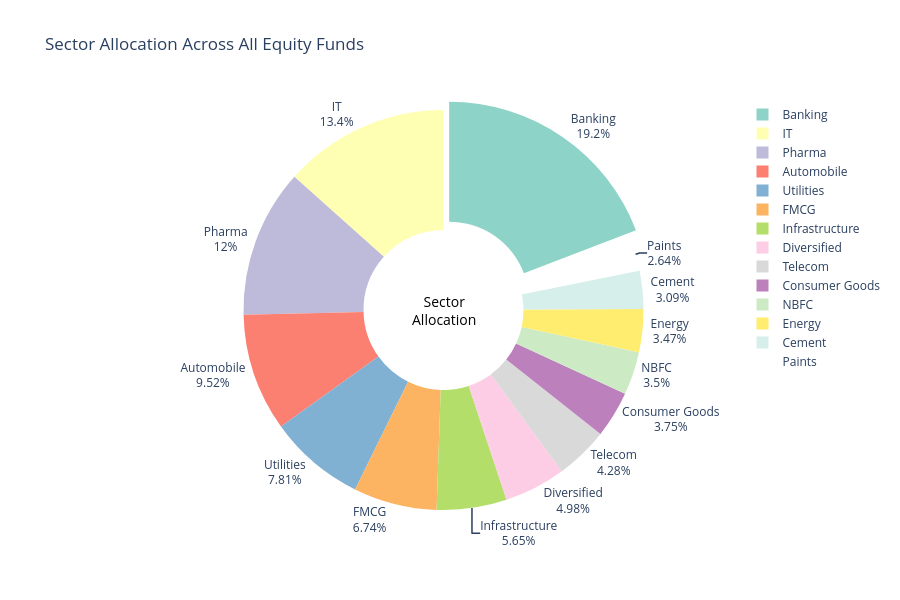

The code cell stored with this chart in its notebook:
### Code cell
# Cell 10 — Sector Allocation Donut Chart
sector_weights = holdings_df.groupby('sector')['weight_pct'].sum().reset_index()
sector_weights = sector_weights.sort_values('weight_pct', ascending=False)

fig = px.pie(
    sector_weights,
    names='sector',
    values='weight_pct',
    title='Sector Allocation Across All Equity Funds',
    hole=0.4,
    color_discrete_sequence=px.colors.qualitative.Set3
)

fig.update_traces(
    textposition='outside',
    textinfo='percent+label',
    pull=[0.05 if i == 0 else 0 for i in range(len(sector_weights))]
)

fig.update_layout(
    height=600,
    template='plotly_white',
    annotations=[dict(
        text='Sector<br>Allocation',
        x=0.5, y=0.5,
        font_size=14,
        showarrow=False,
        font=dict(color='black', size=14)
    )]
)

fig.show()

fig.write_image("charts/sector_allocation.png")
print("✅ Sector allocation donut saved!")

### Figure 1 — Plotly figure (JSON) as saved in the notebook; plotly's stock layout.template omitted (floating-point values rounded to 4 significant figures)
{"data": [{"domain": {"x": [0, 1], "y": [0, 1]}, "hole": 0.4, "hovertemplate": "sector=%{label}<br>weight_pct=%{value}<extra></extra>", "labels": ["Banking", "IT", "Pharma", "Automobile", "Utilities", "FMCG", "Infrastructure", "Diversified", "Telecom", "Consumer Goods", "NBFC", "Energy", "Cement", "Paints"], "legendgroup": "", "name": "", "pull": [0.05, 0, 0, 0, 0, 0, 0, 0, 0, 0, 0, 0, 0, 0], "showlegend": true, "textinfo": "percent+label", "textposition": "outside", "type": "pie", "values": [652.3, 455.5, 407.4, 323.6, 265.5, 229.1, 192.2, 169.2, 145.6, 127.6, 119.1, 117.9, 105.0, 89.86]}], "layout": {"annotations": [{"font": {"color": "black", "size": 14}, "showarrow": false, "text": "Sector<br>Allocation", "x": 0.5, "y": 0.5}], "height": 600, "legend": {"tracegroupgap": 0}, "piecolorway": ["rgb(141,211,199)", "rgb(255,255,179)", "rgb(190,186,218)", "rgb(251,128,114)", "rgb(128,177,211)", "rgb(253,180,98)", "rgb(179,222,105)", "rgb(252,205,229)", "rgb(217,217,217)", "rgb(188,128,189)", "rgb(204,235,197)", "rgb(255,237,111)"], "title": {"text": "Sector Allocation Across All Equity Funds"}}}
